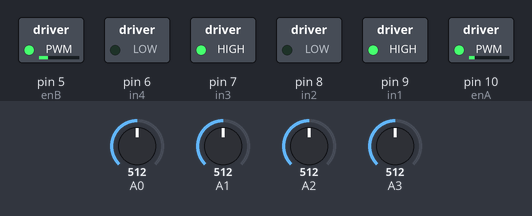
Simulated run of this sketch. Board: Arduino Uno, built with avr-gcc and run on an emulated ATmega328P. On the bench: switched loads named in the sketch (green lamp = pin HIGH). The inputs (shaded band) are chosen by the test bench; at power-on: A0 = 512, A1 = 512, A2 = 512, A3 = 512.

Above: at 1.2 s.
1.3 s: A0 set to 440
At 2.3 s:
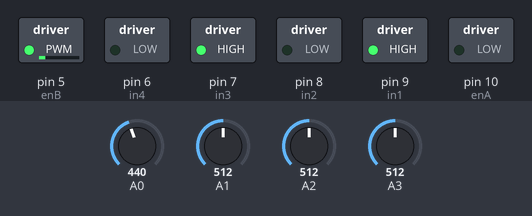
2.8 s: A1 set to 469
4.3 s: A1 set to 433
At 4.6 s:
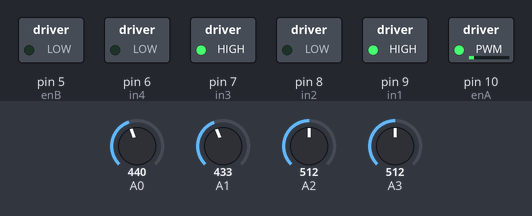
5.8 s: A2 set to 464
7.3 s: A2 set to 433
At 8.0 s:
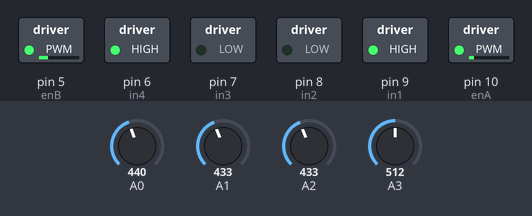
8.8 s: A3 set to 463
10.3 s: A3 set to 442
At 11.5 s:
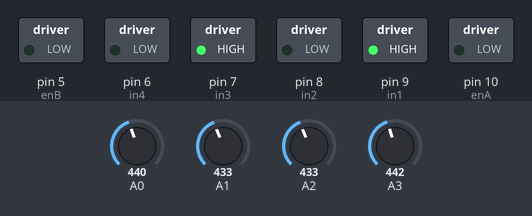
Timing chart, 0 to 12.8 s (numbered marks = the images above; inputs shaded):
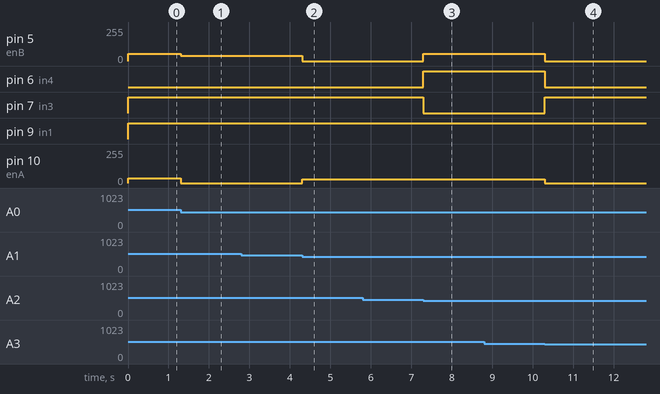

The sketch:

analogintest.ino
```cpp
int enA = 10;
int in1 = 9;
int in2 = 8;
// motor two
int enB = 5;
int in3 = 7;
int in4 = 6;

void setup()
{
  pinMode(A0,INPUT);
  pinMode(A1,INPUT);
  pinMode(A2,INPUT);
  pinMode(A3,INPUT);

  // set all the motor control pins to outputs
  pinMode(enA, OUTPUT);
  pinMode(enB, OUTPUT);
  pinMode(in1, OUTPUT);
  pinMode(in2, OUTPUT);
  pinMode(in3, OUTPUT);
  pinMode(in4, OUTPUT);
}

void loop()
{
  int val0 = analogRead(A0);//forward
  int val1 = analogRead(A1);//right
  int val2 = analogRead(A2);//left
  int val3 = analogRead(A3);//slightRight
  if (val0>450)
  {
    forward();
    //delay(100);
  }
  else if(val1>450)
  {
    turnRight();
//    delay(1000);
  }
  else if(val2>450)
  {
    turnLeft();
//    delay(1000);
  }
  else if(val3>450)
    {
    slightRight();
    //delay(300);
    }
  else if(val0&&val1&&val2<450)
  {
    stop();
//    delay(1000);
  }
}
```

forward.ino
```cpp
void forward()
{
  // this function will run the motors in both directions at a fixed speed
  // turn on motor A
  digitalWrite(in1,HIGH);
  digitalWrite(in2,LOW);
  // set speed to 200 out of possible range 0~255
  analogWrite(enA, 35); //right
  // turn on motor B
  digitalWrite(in3, HIGH);
  digitalWrite(in4, LOW);
  // set speed to 200 out of possible range 0~255
  analogWrite(enB, 56); //left
  //  // now change motor directions
  //  digitalWrite(in1, LOW);
  //  digitalWrite(in2, HIGH);
  //  digitalWrite(in3, LOW);
  //  digitalWrite(in4, HIGH);
  //  delay(2000);
  //  // now turn off motor
  //  digitalWrite(in1, LOW);
  //  digitalWrite(in2, LOW);
  //  digitalWrite(in3, LOW);
  //  digitalWrite(in4, LOW);
}
```

slightRight.ino
```cpp
void slightRight()
{
  // this function will run the motors in both directions at a fixed speed
  // turn on motor A
  digitalWrite(in1, HIGH);
  digitalWrite(in2, LOW);
  // set speed to 200 out of possible range 0~255
  analogWrite(enA, 30); //right
  // turn on motor B
  digitalWrite(in3, LOW);
  digitalWrite(in4, HIGH);
  // set speed to 200 out of possible range 0~255
  analogWrite(enB, 56); //left

  //  // now change motor directions
  //  digitalWrite(in1, LOW);
  //  digitalWrite(in2, HIGH);
  //  digitalWrite(in3, LOW);
  //  digitalWrite(in4, HIGH);
  //  delay(2000);
  //  // now turn off motor
  //  digitalWrite(in1, LOW);
  //  digitalWrite(in2, LOW);
  //  digitalWrite(in3, LOW);
  //  digitalWrite(in4, LOW);
}
```

stop.ino
```cpp
void stop()
{
  // this function will run the motors in both directions at a fixed speed
  // turn on motor A
  digitalWrite(in1, HIGH);
  digitalWrite(in2, LOW);
  // set speed to 200 out of possible range 0~255
  analogWrite(enA, 0); //right
  // turn on motor B
  digitalWrite(in3, HIGH);
  digitalWrite(in4, LOW);
  // set speed to 200 out of possible range 0~255
  analogWrite(enB,0); //left
  //  // now change motor directions
  //  digitalWrite(in1, LOW);
  //  digitalWrite(in2, HIGH);
  //  digitalWrite(in3, LOW);
  //  digitalWrite(in4, HIGH);
  //  delay(2000);
  //  // now turn off motor
  //  digitalWrite(in1, LOW);
  //  digitalWrite(in2, LOW);
  //  digitalWrite(in3, LOW);
  //  digitalWrite(in4, LOW);
}
```

turnLeft.ino
```cpp
void turnLeft()
{
  // this function will run the motors in both directions at a fixed speed
  // turn on motor A
  digitalWrite(in1, HIGH);
  digitalWrite(in2, LOW);
  // set speed to 200 out of possible range 0~255
  analogWrite(enA, 30); //right
  // turn on motor B
  digitalWrite(in3, HIGH);
  digitalWrite(in4, LOW);
  // set speed to 200 out of possible range 0~255
  analogWrite(enB, 0); //left
  //  // now change motor directions
  //  digitalWrite(in1, LOW);
  //  digitalWrite(in2, HIGH);
  //  digitalWrite(in3, LOW);
  //  digitalWrite(in4, HIGH);
  //  delay(2000);
  //  // now turn off motor
  //  digitalWrite(in1, LOW);
  //  digitalWrite(in2, LOW);
  //  digitalWrite(in3, LOW);
  //  digitalWrite(in4, LOW);
}
```

turnRight.ino
```cpp
void turnRight()
{
  // this function will run the motors in both directions at a fixed speed
  // turn on motor A
  digitalWrite(in1, HIGH);
  digitalWrite(in2, LOW);
  // set speed to 200 out of possible range 0~255
  analogWrite(enA, 0); //right
  // turn on motor B
  digitalWrite(in3, HIGH);
  digitalWrite(in4, LOW);
  // set speed to 200 out of possible range 0~255
  analogWrite(enB, 40); //left
  //  // now change motor directions
  //  digitalWrite(in1, LOW);
  //  digitalWrite(in2, HIGH);
  //  digitalWrite(in3, LOW);
  //  digitalWrite(in4, HIGH);
  //  delay(2000);
  //  // now turn off motor
  //  digitalWrite(in1, LOW);
  //  digitalWrite(in2, LOW);
  //  digitalWrite(in3, LOW);
  //  digitalWrite(in4, LOW);
}
```

Measured:
- the behaviour switches between 451 and 450 on A2 (found by bisection; images 2 and 3)
- the behaviour switches between 451 and 450 on A3 (found by bisection; images 3 and 4)
- after the input at 1.3 s, pin 5 (enB): 56/255 → 40/255 at once; pin 10 (enA): 35/255 → 0/255 at once
- after the input at 2.8 s, every drawn part: stays the same
- after the input at 4.3 s, pin 5 (enB): 40/255 → 0/255 at once; pin 10 (enA): 0/255 → 30/255 at once
- after the input at 5.8 s, every drawn part: stays the same
- after the input at 7.3 s, pin 5 (enB): 0/255 → 56/255 at once; pin 6 (in4): LOW → HIGH at once; pin 7 (in3): HIGH → LOW at once
- after the input at 8.8 s, every drawn part: stays the same
- after the input at 10.3 s, pin 5 (enB): 56/255 → 0/255 at once; pin 6 (in4): HIGH → LOW at once; pin 7 (in3): LOW → HIGH at once; pin 10 (enA): 30/255 → 0/255 at once
